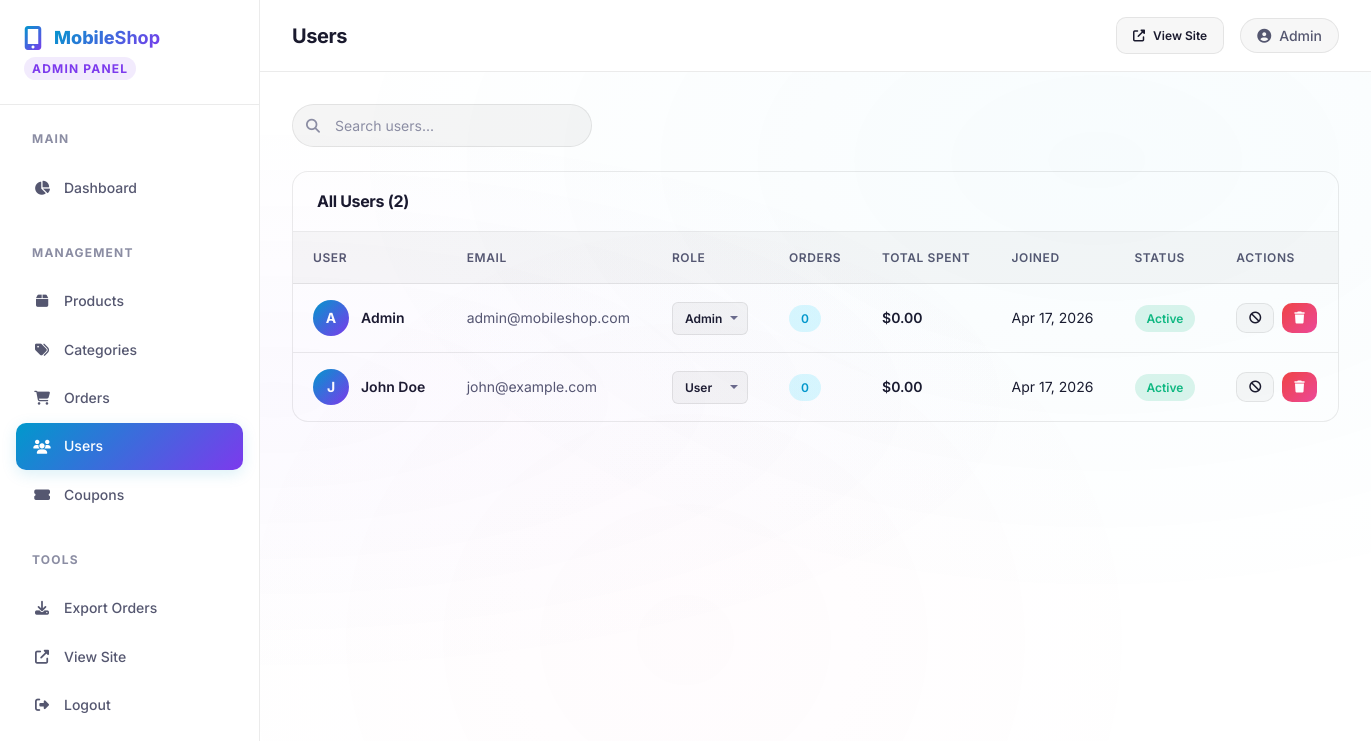
The page /admin/users.php (signed in) on the database its author committed.
### tables this page shows
CREATE TABLE IF NOT EXISTS users (
    id INT AUTO_INCREMENT PRIMARY KEY,
    name VARCHAR(100) NOT NULL,
    email VARCHAR(150) NOT NULL UNIQUE,
    password VARCHAR(255) NOT NULL,
    phone VARCHAR(20) DEFAULT NULL,
    address TEXT DEFAULT NULL,
    role ENUM('user', 'admin') DEFAULT 'user',
    created_at TIMESTAMP DEFAULT CURRENT_TIMESTAMP,
    updated_at TIMESTAMP DEFAULT CURRENT_TIMESTAMP ON UPDATE CURRENT_TIMESTAMP
);

### includes/functions.php (called while the page is built, shortened)
<?php
function sanitize($data) {
    return htmlspecialchars(trim($data), ENT_QUOTES, 'UTF-8');
}
function formatPrice($price) {
    return '$' . number_format($price, 2);
}

### admin/users.php (the view, shortened to what this page needs)
<?php
require_once __DIR__ . '/includes/header.php';
$search = trim($_GET['search'] ?? '');
$where = '';
$params = [];
$users = $db->prepare("SELECT u.*, (SELECT COUNT(*) FROM orders WHERE user_id = u.id) as order_count, (SELECT COALESCE(SUM(total_price), 0) FROM orders WHERE user_id = u.id AND status != 'cancelled') as total_spent FROM users u $where ORDER BY u.created_at DESC");
$users->execute($params);
$users = $users->fetchAll();
?>
<div class="flex justify-between items-center" style="margin-bottom: var(--space-6);">
    <form method="GET" class="header-search" style="max-width: 300px; display: flex;">
        <i class="fas fa-search"></i>
        <input type="text" name="search" placeholder="Search users..." value="<?php echo sanitize($search); ?>">
    </form>
</div>
<div class="admin-card">
    <div class="admin-card-header">
        <h3>All Users (<?php echo count($users); ?>)</h3>
    </div>
    <?php if (empty($users)): ?>
    <div class="admin-card-body" style="text-align: center; color: var(--text-muted); padding: var(--space-10);">
        No users found.
    </div>
    <?php else: ?>
    <div style="overflow-x: auto;">
        <table class="table">
            <thead>
                <tr>
                    <th>User</th>
                    <th>Email</th>
                    <th>Role</th>
                    <th>Orders</th>
                    <th>Total Spent</th>
                    <th>Joined</th>
                    <th>Status</th>
                    <th>Actions</th>
                </tr>
            </thead>
            <tbody>
                <?php foreach ($users as $user): ?>
                <tr>
                    <td>
                        <div class="flex items-center gap-3">
                            <div style="width:36px;height:36px;border-radius:50%;background:var(--gradient-primary);display:flex;align-items:center;justify-content:center;font-weight:700;font-size:var(--font-size-sm);color:white;">
                                <?php echo strtoupper(substr($user['name'], 0, 1)); ?>
                            </div>
                            <span style="font-weight: 600;"><?php echo sanitize($user['name']); ?></span>
                        </div>
                    </td>
                    <td style="color: var(--text-secondary);"><?php echo sanitize($user['email']); ?></td>
                    <td>
                        <?php if ($user['id'] !== $_SESSION['user_id']): ?>
                        <form method="POST" style="display: inline;">
                            <select name="role" class="status-select" onchange="this.form.submit()">
                                <option value="user" <?php echo $user['role'] === 'user' ? 'selected' : ''; ?>>User</option>
                                <option value="admin" <?php echo $user['role'] === 'admin' ? 'selected' : ''; ?>>Admin</option>
                            </select>
                        </form>
                        <?php else: ?>
                        <span class="badge badge-admin"><?php echo ucfirst($user['role']); ?> (You)</span>
                        <?php endif; ?>
                    </td>
                    <td><span class="badge badge-processing"><?php echo $user['order_count']; ?></span></td>
                    <td style="font-weight: 600;"><?php echo formatPrice($user['total_spent']); ?></td>
                    <td>
                        <?php echo date('M d, Y', strtotime($user['created_at'])); ?>
                    </td>
                    <td>
                        <?php $isActive = !isset($user['is_active']) || $user['is_active'] == 1; ?>
                        <span class="badge <?php echo $isActive ? 'badge-in-stock' : 'badge-cancelled'; ?>">
                            <?php echo $isActive ? 'Active' : 'Banned'; ?>
                        </span>
                    </td>
                    <td>
                        <?php if ($user['id'] !== $_SESSION['user_id']): ?>
                        <div class="admin-actions">
                            <form method="POST" style="display:inline;">
                                <button type="submit" class="btn btn-secondary btn-sm" title="<?php echo $isActive ? 'Ban' : 'Activate'; ?> user">
                                    <i class="fas <?php echo $isActive ? 'fa-ban' : 'fa-check'; ?>"></i>
                                </button>
                            </form>
                            <a href="?delete=<?php echo $user['id']; ?>" class="btn btn-danger btn-sm"
                               onclick="return confirm('Delete this user and all their data?')" title="Delete">
                                <i class="fas fa-trash"></i>
                            </a>
                        </div>
                        <?php else: ?>
                        <span style="color: var(--text-muted); font-size: var(--font-size-xs);">—</span>
                        <?php endif; ?>
                    </td>
                </tr>
                <?php endforeach; ?>
            </tbody>
        </table>
    </div>
    <?php endif; ?>
</div>
        </div>
    </main>
</div>
</body>
</html>

### assets/css/admin.css (style rules this page uses)
.admin-card { background: var(--bg-card); border: 1px solid var(--border-color); border-radius: var(--radius-lg); overflow: hidden; }
.admin-card-header { display: flex; align-items: center; justify-content: space-between; padding: var(--space-5) var(--space-6); border-bottom: 1px solid var(--border-color); }
.admin-card-header h3 { font-size: var(--font-size-base); font-weight: 700; }
.admin-actions { display: flex; gap: var(--space-2); }
.admin-actions .btn { padding: var(--space-2) var(--space-3); font-size: var(--font-size-xs); }
.status-select { padding: var(--space-2) var(--space-3); background: var(--bg-input); border: 1px solid var(--border-color); border-radius: var(--radius-sm); color: var(--text-primary); font-size: var(--font-size-xs); font-weight: 600; cursor: pointer; outline: none; appearance: none; background-repeat: no-repeat; background-position: right 8px center; padding-right: 24px; }
.status-select option { background: var(--bg-secondary); }

### rows shown on the page
users: name "A", name "Admin", email "admin@mobileshop.com", role "Admin", order_count "0", total_spent "$0.00", created_at "Apr 17, 2026"
users: name "J", name "John Doe", email "john@example.com", role "User", order_count "0", total_spent "$0.00", created_at "Apr 17, 2026"

### other values the page prints
$adminPageTitle "Users"
$_SESSION['user_name'] "Admin"
count($users) "2"
